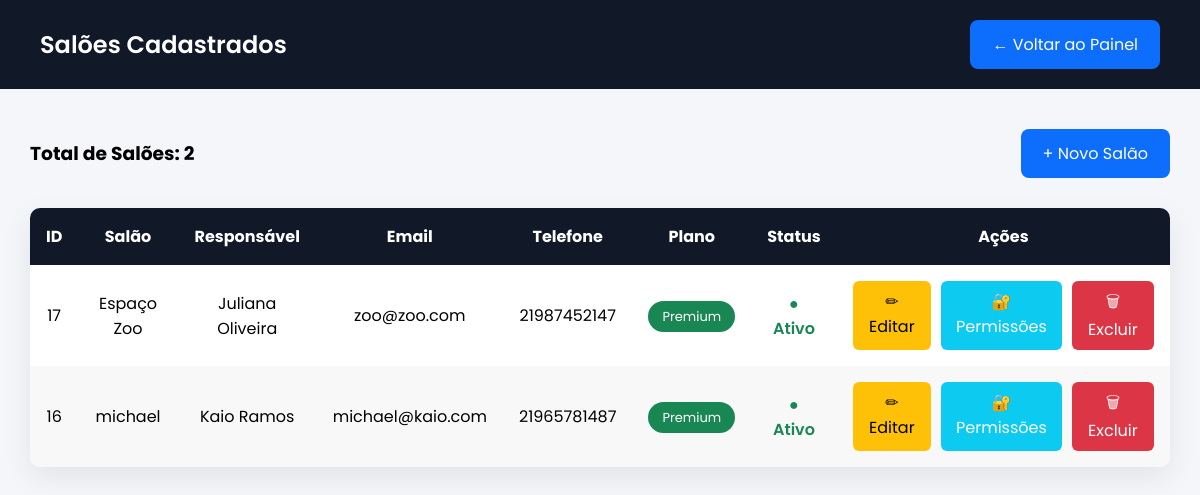
Page /saloes on the earlier database version.
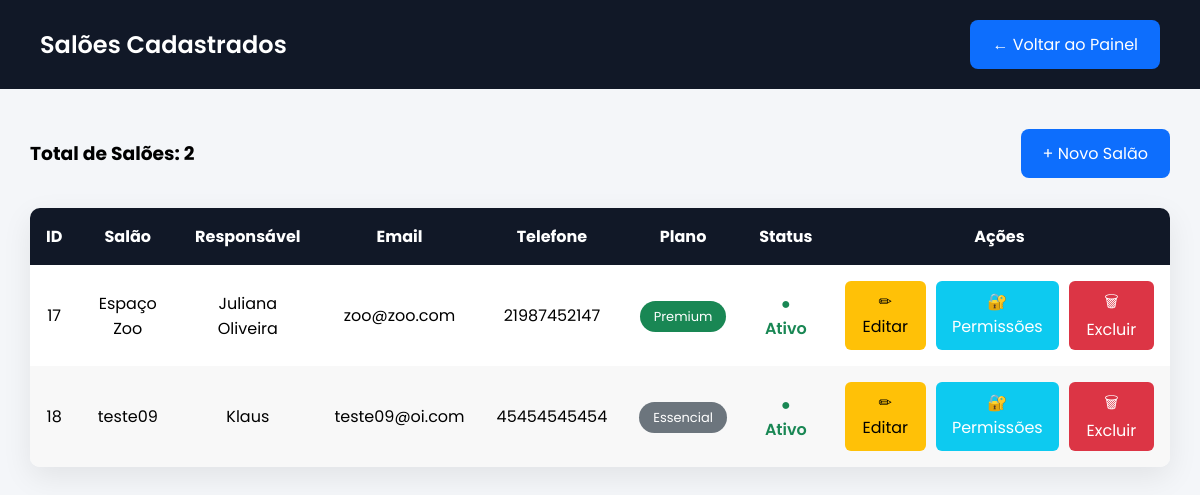
Same page on the later database version.
### app.py (models this page shows)
class Salao(db.Model):
    __tablename__ = "saloes"
    id = db.Column(db.Integer, primary_key=True)
    nome = db.Column(db.String(150), nullable=False)
    responsavel = db.Column(db.String(150), nullable=False)
    email = db.Column(db.String(150), unique=True, nullable=False)
    senha = db.Column(db.String(255), nullable=False)
    login_admin = db.Column(
        db.String(100),
        nullable=True
    )
    senha_admin = db.Column(
        db.String(255),
        nullable=True
    )
    telefone = db.Column(db.String(20))
    cnpj = db.Column(db.String(20))
    cidade = db.Column(db.String(100))
    plano = db.Column(db.String(30), nullable=False)
    ativo = db.Column(db.Boolean, default=True)
    data_cadastro = db.Column(
        db.DateTime,
        server_default=db.func.current_timestamp()
    )

### app.py (the view)
@app.route("/saloes")
def listar_saloes():
    saloes = Salao.query.order_by(Salao.nome).all()
    return render_template(
        "saloes.html",
        saloes=saloes
    )

### templates/saloes.html (shortened to what this page needs)
<!DOCTYPE html>
<html lang="pt-br">
<head>
</head>
<body>
<header>
<h2>Salões Cadastrados</h2>
<a href="/admin" class="botao">← Voltar ao Painel</a>
</header>
<div class="container">
<div class="topo">
<h3>Total de Salões: {{ saloes|length }}</h3>
<a href="/novo_salao" class="botao">
+ Novo Salão
</a>
</div>
<table>
<thead>
<tr>
<th>ID</th>
<th>Salão</th>
<th>Responsável</th>
<th>Email</th>
<th>Telefone</th>
<th>Plano</th>
<th>Status</th>
<th>Ações</th>
</tr>
</thead>
<tbody>
{% for salao in saloes %}
<tr>
<td>{{ salao.id }}</td>
<td>{{ salao.nome }}</td>
<td>{{ salao.responsavel }}</td>
<td>{{ salao.email }}</td>
<td>{{ salao.telefone }}</td>
<td>
{% if salao.plano=="Essencial" %}
<span class="badge essencial">{{ salao.plano }}</span>
{% elif salao.plano=="Profissional" %}
<span class="badge profissional">{{ salao.plano }}</span>
{% else %}
<span class="badge premium">{{ salao.plano }}</span>
{% endif %}
</td>
<td>
{% if salao.ativo %}
<span class="ativo">● Ativo</span>
{% else %}
<span class="inativo">● Inativo</span>
{% endif %}
</td>
<td>
<div class="acoes">
<a href="/editar_salao/{{ salao.id }}" class="editar">
✏ Editar
</a>
<a href="/permissoes/{{ salao.id }}" class="permissoes">
🔐 Permissões
</a>
<a href="/excluir_salao/{{ salao.id }}"
class="excluir"
onclick="return confirm('Deseja realmente excluir este salão?')">
🗑 Excluir
</a>
</div>
</td>
</tr>
{% endfor %}
</tbody>
</table>
</div>
</body>
</html>

Differences in the rows shown:
removed Salao: id "16", nome "michael", responsavel "Kaio Ramos", email "michael@kaio.com", telefone "21965781487", plano "Premium", ativo "● Ativo"
added Salao: id "18", nome "teste09", responsavel "Klaus", email "teste09@oi.com", telefone "45454545454", plano "Essencial", ativo "● Ativo"
